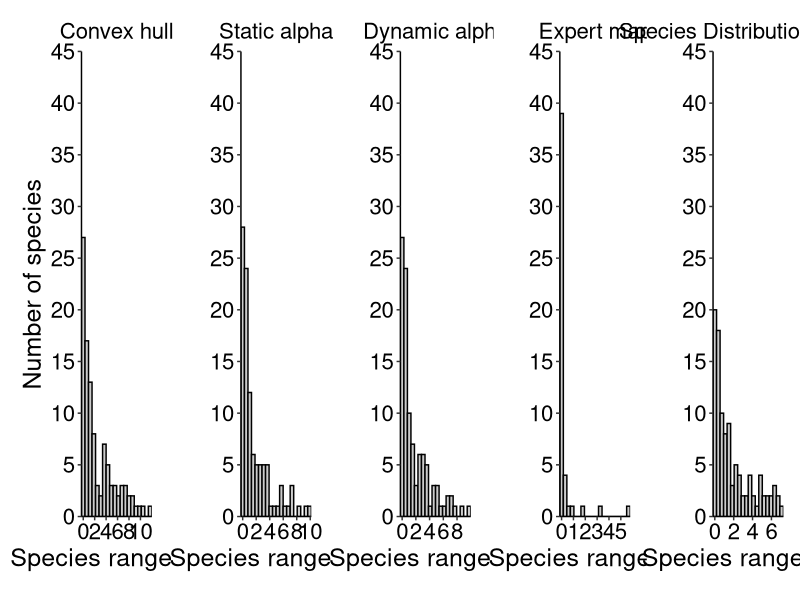

Reproduce this figure in R. (Note: this script raises an error after producing the figure.)
### This code replicates all the analysis and figures done in the paper entitled: 
# "Comparing methods for estimating geographic ranges in freshwater fishes"
# by Valencia-Rodríguez et al. Submitted to Freshwater Biology

#-----------------------------------------------------------------------------#
####             3.1 Comparison of range sizes between methods             ####
#-----------------------------------------------------------------------------#

## This analysis only considers ranges restricted to water bodies for each method

# Load libraries
library(readr)
library(dplyr)
library(tidyr)
library(ggplot2)
library(patchwork)

# Set your working directory
setwd("~/yourpath")

## Load the "ranges_size.csv" table with the range size estimates for each method. 
# This file is available in section 2.6 or in the tables folder. 
data <- read_csv("ranges_size.csv")

### Prepare the data for analysis ###

# Select only the columns with methods to evaluate range sizes restricted to water bodies
ranges <- data %>% select(Convex_network,Static_network,Dynamic_network,SDM,Expert_network) %>% 
  rename(Convex=Convex_network, Static=Static_network, Dynamic=Dynamic_network, Expert=Expert_network)

## Kolmogorov-Smirnov (KS) test to compare range sizes estimated by each pair of methods

# Function to perform KS test between pairs of methods
ks_test <- function(col1, col2, data) {
  filtered_data <- data %>% select(all_of(col1), all_of(col2)) %>% drop_na()
  test_result <- ks.test(filtered_data[[col1]], filtered_data[[col2]])
  return(c(col1, col2, test_result$statistic, test_result$p.value, nrow(filtered_data)))
}

# Create a list of all possible method pairs
method_pairs <- combn(names(ranges), 2, simplify = FALSE)
# KS test for each pair of methods
ks_results <- lapply(method_pairs, function(pair) {
  ks_test(pair[1], pair[2], ranges)
})

# Merge the results into an array
ks_results_df <- do.call(rbind, ks_results)
colnames(ks_results_df) <- c("Method1", "Method2", "KS_Statistic", "p_KS", "Sample_Size")

# Convert results to a data frame and ensure correct data types
ks_results_df <- as.data.frame(ks_results_df)
ks_results_df$KS_Statistic <- as.numeric(as.character(ks_results_df$KS_Statistic))
ks_results_df$p_KS <- as.numeric(as.character(ks_results_df$p_KS))
ks_results_df$Sample_Size <- as.numeric(as.character(ks_results_df$Sample_Size))
# Print the results
print(ks_results_df)

## Note: The "ks_results_df" object will be used after constructing FIGURE 3 to generate Tables S3 ##

### FIGURE 3 ###

# Convex hull
hull <- ggplot(ranges, aes(Convex/100000)) +
  geom_histogram(fill="grey80", color="black", bins=20) +
  labs(x = expression("Species range size"), y="Number of species") +
  scale_y_continuous(limits=c(0, 45), breaks=seq(0, 45, by=5), expand=c(0,0)) +
  scale_x_continuous(breaks=seq(0, 12, by=2), expand=c(0,0))+
  theme_classic() +
  theme(text = element_text(size=18),
        axis.line=element_line(color="black"),
        axis.text=element_text(color="black", size=16),
        axis.title=element_text(color="black"),
        plot.title=element_text(hjust=0.5, size=16))+
  ggtitle("Convex hull")

# Static alpha
static <- ggplot(ranges, aes(Static/100000)) +
  geom_histogram(fill="grey80", color="black", bins=20) +
  labs(x = expression("Species range size"), y="") +
  scale_y_continuous(limits=c(0, 45), breaks=seq(0, 45, by=5), expand=c(0,0)) +
  scale_x_continuous(breaks=seq(0, 12, by=2), expand=c(0,0)) +
  theme_classic() +
  theme(text=element_text(size=18),
        axis.line=element_line(color="black"),
        axis.text=element_text(color="black", size=16),
        axis.title=element_text(color="black"),
        plot.title=element_text(hjust=0.5, size=16))+
  ggtitle("Static alpha")

# Dynamic alpha
dynamic <- ggplot(ranges, aes(Dynamic/100000)) +
  geom_histogram(fill="grey80", color="black", bins=20) +
  labs(x = expression("Species range size"), y="") +
  scale_y_continuous(limits=c(0, 45), breaks=seq(0, 45, by=5), expand=c(0,0)) +
  scale_x_continuous(breaks=seq(0, 12, by=2), expand=c(0,0)) +
  theme_classic() +
  theme(text=element_text(size=18),
        axis.line=element_line(color="black"),
        axis.text=element_text(color="black", size=16),
        axis.title=element_text(color="black"),
        plot.title=element_text(hjust=0.5, size=16))+
  ggtitle("Dynamic alpha")

# Expert maps
expert <- ggplot(ranges, aes(Expert/100000)) +
  geom_histogram(fill="grey80", color="black", bins=20) +
  labs(x = expression("Species range size"), y="") +
  scale_y_continuous(limits=c(0, 45), breaks=seq(0, 45, by=5), expand=c(0,0)) +
  scale_x_continuous(breaks=seq(0, 12, by=1), expand=c(0,0)) +
  theme_classic() +
  theme(text = element_text(size = 18),
        axis.line=element_line(color="black"),
        axis.text=element_text(color="black", size=16),
        axis.title=element_text(color="black"),
        plot.title=element_text(hjust=0.5, size=16))+
  ggtitle("Expert map")

# Species Distribution Model (SDM)
sdm <- ggplot(ranges, aes(SDM/100000)) +
  geom_histogram(fill="grey80", color="black", bins=20) +
  labs(x = expression("Species range size"), y="") +
  scale_y_continuous(limits=c(0, 45), breaks=seq(0, 45, by=5), expand=c(0,0)) +
  scale_x_continuous(breaks=seq(0, 12, by=2), expand=c(0,0)) +
  theme_classic() +
  theme(text=element_text(size = 18),
        axis.line=element_line(color="black"),
        axis.text=element_text(color="black", size=16),
        axis.title=element_text(color="black"),
        plot.title=element_text(hjust=0.5, size=16))+
  ggtitle("Species Distribution Model")

# Combine images into a single figure and export
group.fig.3 <- wrap_elements(hull) | wrap_elements(static) | wrap_elements(dynamic) | 
  wrap_elements(expert) | wrap_elements(sdm)

Fig.3 <- group.fig.3 + theme(plot.margin = margin(1, 1, 1, 1)) # Adjust margins

# Save figure
ggsave(Fig.3, filename="Fig_3.tiff", width=18, height=7,
       units="cm", scale=2, dpi=400)


### Table S3 ### 

## Prepare the data for analysis
# Convert the "ranges" object to long format
data_long <- pivot_longer(ranges,cols=c(Convex,Static,Dynamic,SDM,Expert),
                          names_to="Method", values_to="RangeSize") %>%
  drop_na() # Remove rows with NA

# Kruskal-Wallis test to test differences between range sizes
kruskal_test <- kruskal.test(RangeSize ~ Method, data = data_long)

# Function to perform Wilcoxon test between all possible pairs of methods
wilcox_test <- function(col1, col2, ranges) {
  filtered_data <- ranges %>% select(all_of(col1), all_of(col2)) %>% drop_na()
  test_result <- wilcox.test(filtered_data[[col1]], filtered_data[[col2]])
  return(c(col1, col2, test_result$statistic, test_result$p.value))
}

# Create a list of all method pairs
method_pairs <- combn(names(ranges), 2, simplify = FALSE)

# Wilcoxon test for each pair of methods
wilcox_results <- lapply(method_pairs, function(pair) {
  wilcox_test(pair[1], pair[2], ranges)
})

# Combine results into a matrix
# Using do.call to combine Wilcoxon test results into a matrix and then convert to data.frame
wilcox_results_df <- do.call(rbind, wilcox_results)
colnames(wilcox_results_df) <- c("Method1", "Method2", "W", "p_Wilcoxon")

# Ensure numerical columns are of the correct type
wilcox_results_df <- as.data.frame(wilcox_results_df)
wilcox_results_df$W <- as.numeric(wilcox_results_df$W)
wilcox_results_df$p_Wilcoxon <- as.numeric(wilcox_results_df$p_Wilcoxon)

# Merge tables using Method1 and Method2 as key columns
## Note: The "ks_results_df" object was constructed in the first part of this section
merged_df <- merge(ks_results_df, wilcox_results_df, by = c("Method1", "Method2"))

# Add column with compared methods
merged_df$Comparative_Method <- paste(merged_df$Method1, "-", merged_df$Method2)

# Rearrange columns and rename for the final format of Table S3
final_df <- merged_df[,c("Comparative_Method","W","p_Wilcoxon",
                         "KS_Statistic","p_KS", "Sample_Size")]
colnames(final_df) <- c("Comparative Method","W","p(W)","D","p(D)","Sample size")

# Format p-values
final_df$`p(W)` <- ifelse(final_df$`p(W)` < 0.05, paste0(formatC(final_df$`p(W)`, format="f", digits=3), "*"), formatC(final_df$`p(W)`, format="f", digits=2))
final_df$`p(D)` <- ifelse(final_df$`p(D)` < 0.05, paste0(formatC(final_df$`p(D)`, format="f", digits=3), "*"), formatC(final_df$`p(D)`, format="f", digits=2))

# Display the result
print(final_df)

# Save the results as Table S3
write.csv(final_df, "Table_S3.csv", row.names = FALSE)

#-----------------------------------------------------------------------------#
#### 3.2 Unrestricted vs. restricted range size within each polygon method ####
#-----------------------------------------------------------------------------#

## This analysis only considers ranges derived from each polygon method

# Load libraries
library(readr)
library(dplyr)
library(tidyr)
library(ggplot2)

### Load and prepare the data ###
# Load the table with estimated range sizes for each method
data <- read_csv("ranges_size.csv") # This is the same table from the previous analysis

### Transform the table ###
# Reshape the data from a wide format to a long format, combining method and shape information
# into separate columns and ensuring that each row represents a single observation of range size.
df <- data %>%
  pivot_longer(cols= -c(Species, 'Number of occurrence records', 'Alpha value'), 
               names_to=c("Method_Shape"),values_to="Value") %>%
  separate(Method_Shape, into=c("Method", "Shape"), sep="_", fill="right") %>%
  mutate(Method=recode(Method, Convex="Convex hull", Dynamic="Dynamic alpha",
                       Static="Static alpha", Expert="Expert map"),
    Shape = ifelse(is.na(Shape), "Polygon", recode(Shape, network="Water bodies", netw="Water bodies"))) %>% 
  select(Method, Shape, Value) %>%
  drop_na(Value)

# Kruskal-Wallis test to detect differences within methods
kruskal <- kruskal.test(df$Value ~ df$Shape, data = df)

# Filter the data to remove NAs and exclude SDM, which only has restricted ranges in water bodies
df.wilcoxon <- df %>% filter(!is.na(Shape) & Method != "SDM")

# List of methods
methods <- unique(df.wilcoxon$Method)
# List to store Wilcoxon test results within each method
results_list <- list()

for (method in methods) {
  df_method <- df.wilcoxon %>% filter(Method == method)
  if (length(unique(df_method$Shape)) == 2) {
    test <- wilcox.test(Value ~ Shape, data = df_method, paired = FALSE)
    results_list[[method]] <- list(p.value = test$p.value, W = test$statistic)
  } else {
    results_list[[method]] <- list(p.value = NA, W = NA)
  }
}

# Create dataframe with the results
results_df <- do.call(rbind, lapply(names(results_list), function(method) {
  data.frame(Method=method, P_Value=results_list[[method]]$p.value, W=results_list[[method]]$W)}))


### FIGURE 4 ###

orden_nom <- c("Convex hull", "Static alpha", "Dynamic alpha", "Expert map", "SDM")
df$Method <- factor(df$Method, levels = orden_nom)
df$Shape <- factor(df$Shape, levels = c("Polygon", "Water bodies"))

# Filter out SDM rows
df_filtered <- df %>% filter(Method != "SDM")

Fig.4 <- 
  ggplot(df_filtered, aes(x = Method, y = Value / 100000, fill = Shape)) +
  geom_boxplot() +
  scale_fill_manual(values=c("#E69F00", "#999999"))+
  labs(x = "", y = expression("Range size (" * km^2 * " x " *10^5* ")")) +
  scale_y_continuous(limits = c(0, 100), breaks=seq(0, 100, by=10), expand=c(0,0))+
  theme_classic() +
  theme(text = element_text(size = 18, color = "black"),
        legend.position = "top",
        panel.grid.major = element_blank(),
        panel.grid.minor = element_blank(),
        axis.line = element_line(color = "black"),
        axis.text = element_text(color = "black", size = 16))

# Save figure
ggsave(Fig.4, filename = "Fig_4.tiff", width = 18, height = 7,
       units ="cm", scale = 2, dpi = 400)

#-----------------------------------------------------------------------------#
####      3.3 Differences and similarities among species' range sizes      ####
#-----------------------------------------------------------------------------#

## This analysis only considers ranges restricted to water bodies for each method

# Load libraries
library(dplyr)
library(ggplot2)
library(gridExtra)

## Apply standard regression models to compare differences in range sizes estimated by each method

## Note: We call the data table adjusted in section 3.1 (object "ranges"),
# which contains the range sizes of each method adjusted to water bodies

# Define the methods to compare
methods <- c("Convex", "Static", "Dynamic", "Expert", "SDM")

# Function to perform linear regressions between pairs of methods
lm_test <- function(col1, col2, data) {
  formula <- as.formula(paste(col1, "~", col2))
  lm_result <- lm(formula, data = data)
  summary_result <- summary(lm_result)
  
  intercept <- summary_result$coefficients[1, 1]
  intercept_t <- summary_result$coefficients[1, 3]
  intercept_p <- summary_result$coefficients[1, 4]
  
  slope <- summary_result$coefficients[2, 1]
  slope_t <- summary_result$coefficients[2, 3]
  slope_p <- summary_result$coefficients[2, 4]
  
  r_squared <- summary_result$r.squared
  
  return(c(col1, col2, intercept, intercept_t, intercept_p, slope, slope_t, slope_p, r_squared))
}

# Create a list of all possible pairs of methods
method_pairs <- combn(methods, 2, simplify = FALSE)

# Perform linear regressions for each pair of methods
lm_results <- lapply(method_pairs, function(pair) {
  lm_test(pair[1], pair[2], ranges)
})

# Combining the rows of the list into a matrix and assign column names to the resulting matrix
lm_results_df <- do.call(rbind, lm_results)
colnames(lm_results_df) <- c("Comparative Method", "Method2", "Intercept", "Intercept_t", 
                             "Intercept_p", "Slope", "Slope_t", "Slope_p", "R-squared")

# Convert the matrix to a data frame
lm_results_df <- as.data.frame(lm_results_df)

# Verify and convert data types in the resulting data frame to ensure 
# numerical values are treated correctly
lm_results_df$Intercept <- as.numeric(as.character(lm_results_df$Intercept))
lm_results_df$Intercept_t <- as.numeric(as.character(lm_results_df$Intercept_t))
lm_results_df$Intercept_p <- as.numeric(as.character(lm_results_df$Intercept_p))
lm_results_df$Slope <- as.numeric(as.character(lm_results_df$Slope))
lm_results_df$Slope_t <- as.numeric(as.character(lm_results_df$Slope_t))
lm_results_df$Slope_p <- as.numeric(as.character(lm_results_df$Slope_p))
lm_results_df$`R-squared` <- as.numeric(as.character(lm_results_df$`R-squared`))

# Concatenate the names of the comparative methods
lm_results_df$`Comparative Method` <- paste(lm_results_df$`Comparative Method`, lm_results_df$Method2, sep = " - ")
lm_results_df <- lm_results_df %>% select(-Method2)
# Print the results
print(lm_results_df)

# Save the results table (Table S4)
write.csv(lm_results_df, "Table_S4.csv", row.names = FALSE)


### FIGURE 5 ###

# Define a general theme for all the plots (Figure 5)
mytheme <- theme(text=element_text(family='Calibri'),
                 axis.text.y=element_text(colour="black", size=11, face="plain"), 
                 axis.text.x=element_text(colour="black", face="plain", size=11),
                 legend.text=element_text(size=11, face="plain", colour="black"), 
                 axis.title.x=element_text(size =13, colour ="black"),
                 axis.title.y=element_text(size =13, colour ="black"),
                 panel.background =element_blank(),
                 panel.border=element_rect(colour= "black", fill=NA, size=0.8),
                 legend.key=element_blank(),
                 axis.line=element_line(size=0.1, color='black'))

# Convex hull ~ Static 
hull.static <- 
  ggplot(ranges, aes(x=ranges$Static/100000, y=ranges$Convex/100000)) +
  geom_point(color="gray60", size=1.5) +
  geom_smooth(method="lm", formula=y~x, se=FALSE, linetype="dashed", color="red", linewidth=1) +
  geom_abline(slope=1, intercept=0, color="grey", linewidth=0.2) +
  labs(x=expression("Static alpha"), y="Convex hull") +
  scale_x_continuous(limits=c(0, 12), breaks=seq(0, 12, by=3), expand=c(0,0)) +
  scale_y_continuous(limits=c(0, 12), breaks=seq(0, 12, by=3), expand=c(0,0)) +
  mytheme+
  annotate("text", x=3.6, y=11, label=expression(paste(italic(R)^2,"=","0.93")), size=3, hjust=1)

# Convex hull ~ Dynamic 
hull.dynamic <- 
  ggplot(ranges,aes(x=ranges$Dynamic/100000, y=ranges$Convex/100000))+
  geom_point(color="gray60", size=1.5) +
  geom_smooth(method="lm", formula=y~x, se=FALSE, linetype="dashed", color="red", linewidth=1)+
  geom_abline(slope=1, intercept=0, color="grey", linewidth=0.2) +
  labs(x=expression("Dynamic alpha"), y="Convex hull") +
  scale_x_continuous(limits=c(0, 12), breaks=seq(0, 12, by=3), expand=c(0,0)) +
  scale_y_continuous(limits=c(0, 12), breaks=seq(0, 12, by=3), expand=c(0,0)) +
  mytheme +
  annotate("text", x=3.6, y=11, label=expression(paste(italic(R)^2,"=","0.95")), size=3, hjust=1)

# Convex hull ~ Expert
hull.expert <-  
  ggplot(ranges,aes(x=ranges$Expert/100000, y=ranges$Convex/100000))+
  geom_point(color="gray60", size=1.5) +
  geom_smooth(method="lm", formula=y~x, se=FALSE, linetype="dashed", color="red", linewidth=1)+
  geom_abline(slope=1, intercept=0, color="grey", linewidth=0.2) +
  labs(x=expression("Expert map"), y="Convex hull") +
  scale_x_continuous(limits=c(0, 12), breaks=seq(0, 12, by=3), expand=c(0,0)) +
  scale_y_continuous(limits=c(0, 12), breaks=seq(0, 12, by=3), expand=c(0,0)) +
  mytheme +
  annotate("text", x=3.6, y=11, label=expression(paste(italic(R)^2,"=","0.88")), size=3, hjust=1)

# Static ~ Dynamic
static.dynamic <-
  ggplot(ranges,aes(x=ranges$Dynamic/100000, y=ranges$Static/100000))+
  geom_point(color="gray60", size=1.5) +
  geom_smooth(method="lm", formula=y~x, se=FALSE, linetype="dashed", color="red", linewidth=1)+
  geom_abline(slope=1, intercept=0, color="grey", linewidth=0.2) +
  labs(x=expression("Dynamic alpha"), y="Static alpha") +
  scale_x_continuous(limits=c(0, 12), breaks=seq(0, 12, by=3), expand=c(0,0)) +
  scale_y_continuous(limits=c(0, 12), breaks=seq(0, 12, by=3), expand=c(0,0)) +
  mytheme +
  annotate("text", x=3.6, y=11, label=expression(paste(italic(R)^2,"=","0.91")), size=3, hjust=1)

# Static ~ Expert
static.expert <-
  ggplot(ranges,aes(x=ranges$Expert/100000, y=ranges$Static/100000))+
  geom_point(color="gray60", size=1.5) +
  geom_smooth(method="lm", formula=y~x, se=FALSE, linetype="dashed", color="red", linewidth=1)+
  geom_abline(slope=1, intercept=0, color="grey", linewidth=0.2) +
  labs(x=expression("Expert map"), y="Static alpha") +
  scale_x_continuous(limits=c(0, 12), breaks=seq(0, 12, by=3), expand=c(0,0)) +
  scale_y_continuous(limits=c(0, 12), breaks=seq(0, 12, by=3), expand=c(0,0)) +
  mytheme +
  annotate("text", x=3.6, y=11, label=expression(paste(italic(R)^2,"=","0.85")), size=3, hjust=1)

# Dynamic ~ Expert
dynamic.expert <- 
  ggplot(ranges,aes(x=ranges$Expert/100000, y=ranges$Dynamic/100000))+
  geom_point(color="gray60", size=1.5) +
  geom_smooth(method="lm", formula=y~x, se=FALSE, linetype="dashed", color="red", linewidth=1)+
  geom_abline(slope=1, intercept=0, color="grey", linewidth=0.2) +
  labs(x=expression("Expert map"), y ="Dynamic alpha") +
  scale_x_continuous(limits=c(0, 12), breaks=seq(0, 12, by=3), expand=c(0,0)) +
  scale_y_continuous(limits=c(0, 12), breaks=seq(0, 12, by=3), expand=c(0,0)) +
  mytheme +
  annotate("text", x=3.6, y=11, label=expression(paste(italic(R)^2,"=","0.81")), size=3, hjust=1)

# Convex hull ~ SDM 
hull.sdm <-
  ggplot(ranges,aes(x=ranges$SDM/100000, y=ranges$Convex/100000))+
  geom_point(color="gray60", size=1.5) +
  geom_smooth(method="lm", formula=y~x, se=FALSE, linetype="dashed", color="red", linewidth=1)+
  geom_abline(slope=1, intercept=0, color="grey", linewidth=0.2) +
  labs(x=expression("SDMs"), y="Convex hull") +
  scale_x_continuous(limits=c(0, 12), breaks=seq(0, 12, by=3), expand=c(0,0)) +
  scale_y_continuous(limits=c(0, 12), breaks=seq(0, 12, by=3), expand=c(0,0)) +
  mytheme +
  annotate("text", x=3.6, y=11, label=expression(paste(italic(R)^2,"=","0.76")), size=3, hjust=1)

# Static ~ SDM
static.sdm <-
  ggplot(ranges,aes(x=ranges$SDM/100000, y=ranges$Static/100000))+
  geom_point(color="gray60", size=1.5) +
  geom_smooth(method="lm",formula=y~x,se=FALSE,linetype="dashed", color="red",linewidth=1)+
  geom_abline(slope=1, intercept=0, color="grey", linewidth=0.2) +
  labs(x=expression("SDMs"), y="Static alpha") +
  scale_x_continuous(limits=c(0, 12), breaks=seq(0, 12, by=3), expand=c(0,0)) +
  scale_y_continuous(limits=c(0, 12), breaks=seq(0, 12, by=3), expand=c(0,0)) +
  mytheme +
  annotate("text", x=3.6, y=11, label=expression(paste(italic(R)^2,"=","0.73")), size=3, hjust=1)

# Dynamic ~ SDM
dynamic.sdm <-
  ggplot(ranges,aes(x=ranges$SDM/100000, y=ranges$Dynamic/100000))+
  geom_point(color = "gray60", size=1.5) +
  geom_smooth(method="lm",formula=y~x,se=FALSE,linetype="dashed", color="red",linewidth=1)+
  geom_abline(slope=1, intercept=0, color="grey", linewidth=0.2) +
  labs(x=expression("SDMs"), y ="Dynamic alpha") +
  scale_x_continuous(limits=c(0, 12), breaks=seq(0, 12, by=3), expand=c(0,0)) +
  scale_y_continuous(limits=c(0, 12), breaks=seq(0, 12, by=3), expand=c(0,0)) +
  mytheme +
  annotate("text", x=3.6, y=11, label=expression(paste(italic(R)^2,"=","0.68")), size=3, hjust=1)

# SDM ~ Expert
sdm.expert <-
  ggplot(ranges,aes(x=ranges$Expert/100000, y=ranges$SDM/100000))+
  geom_point(color="gray60", size=1.5) +
  geom_smooth(method="lm",formula=y~x,se=FALSE,linetype="dashed", color="red",linewidth=1)+
  geom_abline(slope=1, intercept=0, color="grey", linewidth=0.2) +
  labs(x=expression("Expert map"), y="SDMs") +
  scale_x_continuous(limits=c(0, 12), breaks=seq(0, 12, by=3), expand=c(0,0)) +
  scale_y_continuous(limits=c(0, 12), breaks=seq(0, 12, by=3), expand=c(0,0)) +
  mytheme +
  annotate("text", x=3.6, y=11, label=expression(paste(italic(R)^2,"=","0.72")), size=3, hjust=1)

# Combine all the plots into a grid
Fig.5 <- grid.arrange(hull.static, hull.dynamic, hull.expert, hull.sdm, static.expert, 
                     static.dynamic, static.sdm, dynamic.sdm, dynamic.expert, sdm.expert, 
                     ncol=3, nrow=4, layout_matrix=rbind(c(1, 2, 3), c(4, 5, 6),
                                                         c(7, 8, 9), c(NA, 10, NA)))

# Save figure
ggsave(Fig.5, filename="Fig_5.tiff", width=18, height=18,
       units="cm", scale=1, dpi=400)
